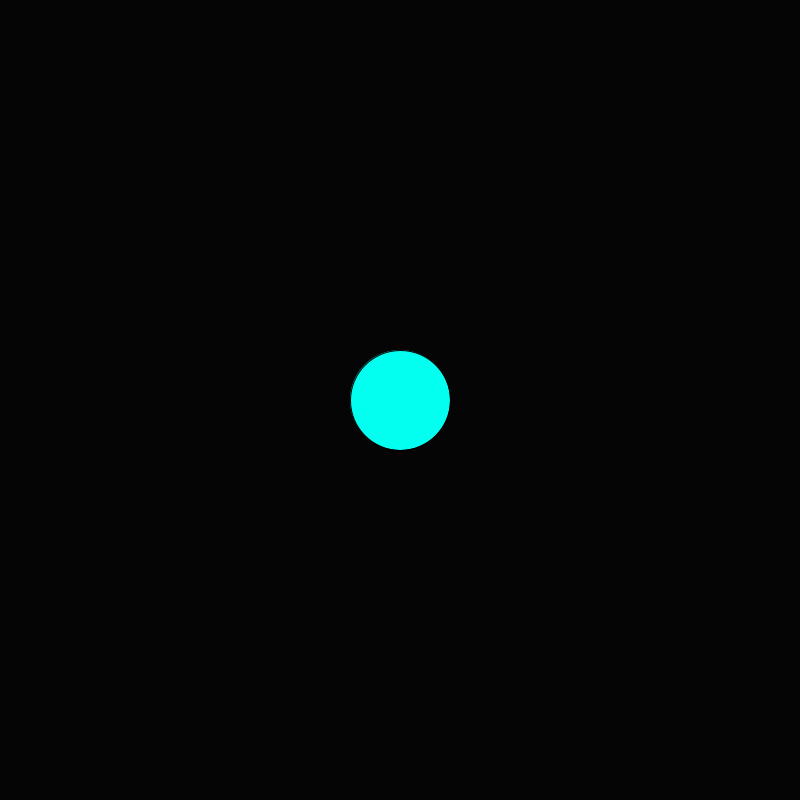
Frame 1 (no input)
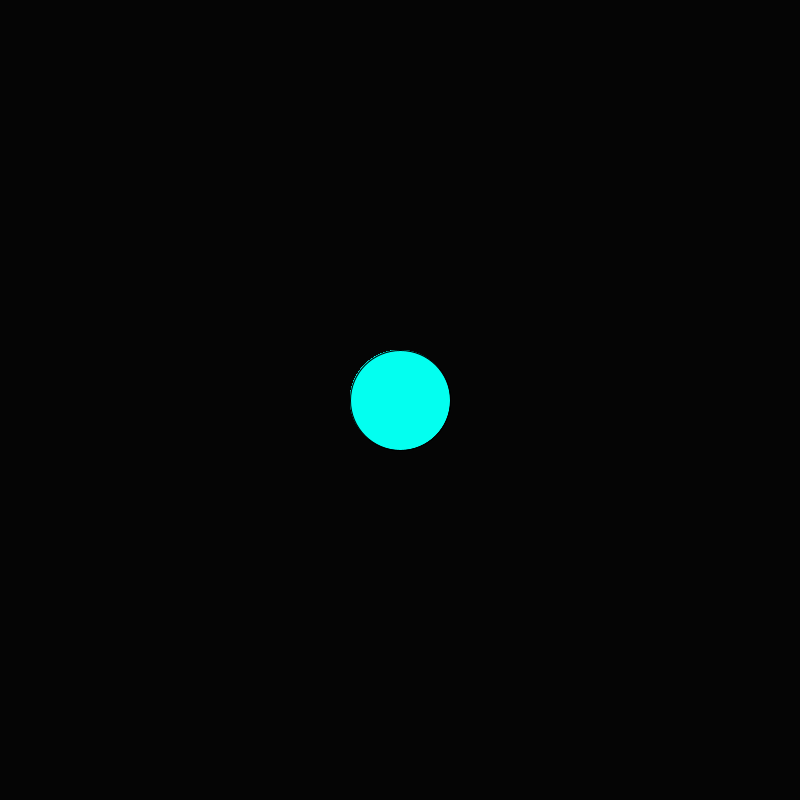
Frame 60 (the mouse pressed at the canvas centre just before this capture)
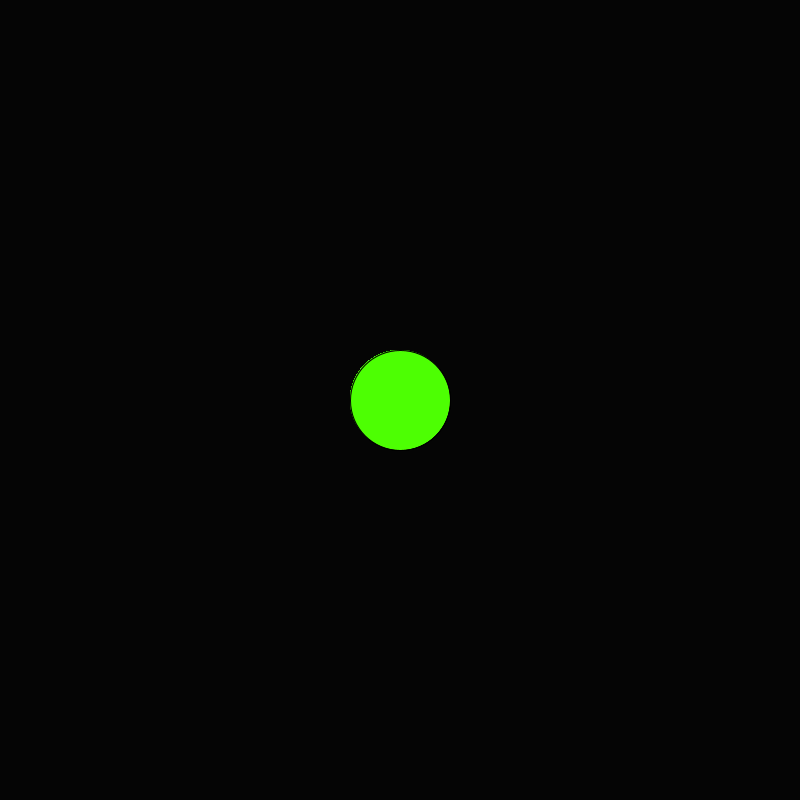
Frame 120 (the mouse held since frame 60 and released just before this capture)

The Processing sketch that drew these frames (run headless with seeded random() and noise(); from frame 60 on, the mouse is pressed at the canvas centre):

// Processing sketch: LogicalDot
// ── LogicalDot.pde
void setup(){
  background(5,5,5);
   size(800,800);
  
  
}

void draw(){
  fill(#03FFF0);
  if(mousePressed){
     
    fill(#4DFF03);
    
  }
  ellipse(400,400,100,100);
  
  
}
